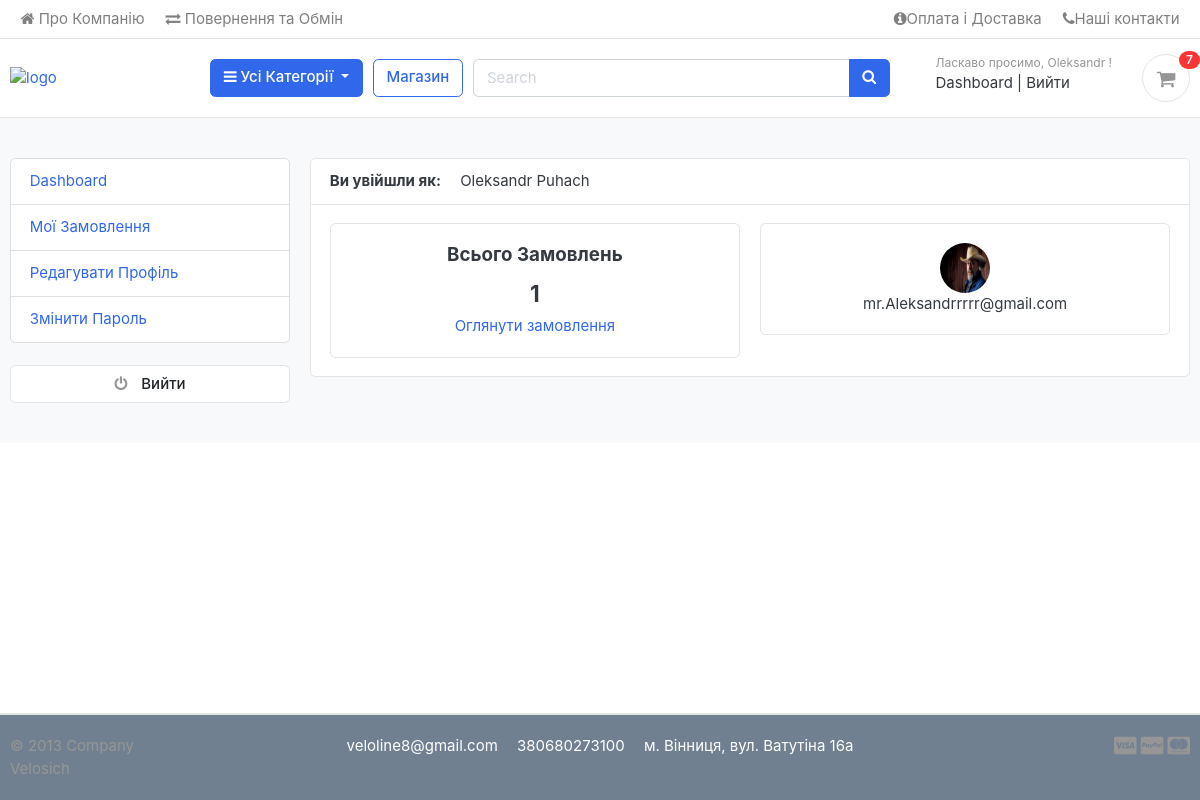
Screenshot of /accounts/dashboard/ (signed in) with the database file from the repository.
### accounts/models.py (models this page shows, shortened)
class Account(AbstractBaseUser):
    first_name = models.CharField(max_length=50)
    last_name = models.CharField(max_length=50)
    username = models.CharField(max_length=50, unique=True)
    email = models.EmailField(max_length=100, unique=True)
    phone_number = models.CharField(max_length=50)
    date_joined = models.DateTimeField(auto_now_add=True)
    last_login = models.DateTimeField(auto_now=True)
    is_admin = models.BooleanField(default=False)
    is_staff = models.BooleanField(default=False)
    is_active = models.BooleanField(default=False)
    is_superadmin = models.BooleanField(default=False)
    USERNAME_FIELD = 'email'
    REQUIRED_FIELDS = ["username", "first_name", "last_name"]
    objects = MyAccountManager()
    def full_name(self):
        return f"{self.first_name} {self.last_name}"

class UserProfile(models.Model):
    user = models.OneToOneField(Account, on_delete=models.CASCADE)
    address_line_1 = models.CharField(blank=True, max_length=100)
    address_line_2 = models.CharField(blank=True, max_length=100)
    profile_picture = models.ImageField(upload_to='userprofile', blank=True)
    city = models.CharField(blank=True, max_length=30)
    state = models.CharField(blank=True, max_length=30)
    country = models.CharField(blank=True, max_length=20)

### accounts/views.py (the view)
# urls.py: path('dashboard/', views.dashboard, name="dashboard"),
@login_required(login_url='login')
def dashboard(request):
    orders = Order.objects.order_by('-created_at').filter(user_id=request.user.id, is_ordered=True)
    orders_count = orders.count()
    userprofile = UserProfile.objects.get(user_id=request.user.id)
    context = {
        "orders_count": orders_count,
        "userprofile": userprofile,
    }
    return render(request, 'accounts/dashboard.html', context)

### carts/context_processors.py (called while the page is built)
def counter(request):
    cart_count = 0
    if "admin" in request.path:
        return {}
    else:
        try:
            cart = Cart.objects.filter(cart_id=_cart_id(request))
            if request.user.is_authenticated:
                cart_items = CartItem.objects.all().filter(user=request.user)
            else:
                cart_items = CartItem.objects.all().filter(cart=cart[:1])
            for cart_item in cart_items:
                cart_count += cart_item.quantity
        except Cart.DoesNotExist:
            cart_count = 0
    return dict(cart_count=cart_count)

### carts/views.py (called while the page is built)
def _cart_id(request):
    cart = request.session.session_key
    if not cart:
        cart = request.session.create()
    return cart

### category/context_processors.py (called while the page is built)
def menu_links(request):
    links = Category.objects.all()
    return dict(links=links)

### category/models.py (called while the page is built)
    def get_url(self):
        return reverse("products_by_category", args=[self.slug])

### templates/accounts/dashboard.html (shortened to what this page needs)
{% extends 'base.html' %}
{% block content %}
<section class="section-conten padding-y bg">
  <div class="container">
    <div class="row">
    {% include 'includes/dashboard_sidebar.html' %}
    <main class="col-md-9">
      <article class="card">
      <header class="card-header">
        <strong class="d-inline-block mr-3">Ви увійшли як:</strong>
        <span>{{ user.full_name }}</span>
      </header>
      <div class="card-body">
        <div class="row">
         <div class="col-md-6">
          <div class="card" style="text-align: center;">
            <div class="card-body">
              <h5 class="card-title">Всього Замовлень</h5>
              <h4>{{ orders_count }}</h4>
              <a href="{% url 'my_orders' %}">Оглянути замовлення</a>
            </div>
          </div>
         </div>
         <div class="col-md-6">
          <div class="card" style="text-align: center;">
            <div class="card-body">
              <img src="{{ userprofile.profile_picture.url }}" alt="User Profile Picture" width="50" height="50" style="border-radius: 50%;">
              <p class="mb-0">{{ user.email }}</p>
            </div>
          </div>
         </div>
        </div>
      </div>
      </article>
    </main>
  </div>
  </div>
  </section>
{% endblock %}

### templates/includes/navbar.html (shortened to what this page needs)
{% load static %}
<header class="section-header">
  <nav class="navbar p-md-0 navbar-expand-sm navbar-light border-bottom">
  <div class="container">
    <div class="collapse navbar-collapse" id="navbarTop4">
      <ul class="navbar-nav mr-auto">
        <li class="nav-item dropdown">
         <a href="{% url 'about' %}" class="nav-link"><i class="fa fa-home" aria-hidden="true"></i> Про Компанію </a>
      </li>
        <li class="nav-item dropdown">
         <a href="{% url 'return_info' %}" class="nav-link"><i class="fa fa-exchange" aria-hidden="true"></i> Повернення та Обмін </a>
      </li>
      </ul>
      <ul class="navbar-nav">
      <li><a href="{% url 'info' %}" class="nav-link"> <i class="fa fa-info-circle" aria-hidden="true"></i>Оплата і Доставка </a></li>
      <li><a href="{% url 'contacts' %}" class="nav-link"> <i class="fa fa-phone"></i>Наші контакти </a></li>
    </ul>
    </div>
  </div>
  </nav>
  <section class="header-main border-bottom">
    <div class="container">
  <div class="row align-items-center">
    <div class="col-lg-2 col-md-3 col-6">
      <a href="{% url 'home' %}" class="brand-wrap">
        <img class="logo" src="{% static 'images/logo-white.png' %}" style="width: 180px;" alt="logo">
      </a>
    </div>
    <div class="col-lg col-sm col-md col-6 flex-grow-0">
      <div class="category-wrap dropdown d-inline-block float-right">
        <button type="button" class="btn btn-primary dropdown-toggle" data-toggle="dropdown">
          <i class="fa fa-bars"></i> Усі Категорії
        </button>
      </div>
    </div>
    <a href="{% url 'store' %}" class="btn btn-outline-primary">Магазин</a>
    <div class="col-lg  col-md-6 col-sm-12 col">
      <form action="{% url 'search' %}" class="search" method="GET">
        <div class="input-group w-100">
            <input type="text" class="form-control" style="width:60%;" placeholder="Search" name="keyword">
            <div class="input-group-append">
              <button class="btn btn-primary" type="submit">
                <i class="fa fa-search"></i>
              </button>
            </div>
          </div>
      </form>
    </div>
    <div class="col-lg-3 col-sm-6 col-8 order-2 order-lg-3">
          <div class="d-flex justify-content-end mb-3 mb-lg-0">
            {% if user.id is None %}
            <div class="widget-header">
              <small class="title text-muted">Ласкаво просимо, гість!</small>
              <div>
                <a href="{% url 'login' %}">Увійти</a> <span class="dark-transp"> | </span>
                <a href="{% url 'register' %}"> Зареєструватися</a>
              </div>
            </div>
            {% else %}
            <div class="widget-header">
              <small class="title text-muted">Ласкаво просимо, {{user.first_name}} !</small>
              <div>
                <a href="{% url 'dashboard' %}">Dashboard</a> <span class="dark-transp"> | </span>
                <a href="{% url 'logout' %}"> Вийти</a>
              </div>
            </div>
            {% endif %}
            <a href="{% url 'cart' %}" class="widget-header pl-3 ml-3">
              <div class="icon icon-sm rounded-circle border"><i class="fa fa-shopping-cart"></i></div>
              <span class="badge badge-pill badge-danger notify">{{ cart_count }}</span>
            </a>
          </div>
        </div>
  </div>
    </div>
  </section>
  </header>

### static/css/ui.css (style rules this page uses)
html { font-family: "Inter", sans-serif; font-size: 15px; }
.icon-xs, .icon-sm, .icon-md, .icon-lg { display: inline-block; text-align: center; flex-shrink: 0; flex-grow: 0; }
.icon-sm { width: 48px; height: 48px; line-height: 48px !important; font-size: 20px; }
.padding-y { padding-top: 40px; padding-bottom: 40px; }
article:after, .form-group:after { display: block; clear: both; content: ""; }
.bg { background-color: #f8f9fa; }
.header-main { position: relative; padding-top: 1rem; padding-bottom: 1rem; }
.brand-wrap .logo, .navbar-brand .logo { margin-right: 7px; max-height: 42px; display: inline-block; }
.widget-header { display: inline-block; vertical-align: middle; position: relative; }
.widget-header a { color: #343a40; }
.widget-header i { color: #969696; }
.widget-header .title { display: block; }
.widget-header .notify { position: absolute; top: -3px; right: -10px; }
.notify { position: absolute; top: -4px; right: -10px; display: inline-block; padding: 0.25em 0.6em; font-size: 12px; line-height: 1; text-align: center; border-radius: 3rem; color: #fff; background-color: #fa3434; }

### static/css/custom.css (style rules this page uses)
html, body { height: 100%; }

### rows the page displays
Account: first_name "Oleksandr", full_name "Oleksandr Puhach", email "mr.Aleksandrrrrr@gmail.com"
UserProfile: profile_picture (picture)

### other values shown
{{ cart_count }} "7"
{{ orders_count }} "1"
